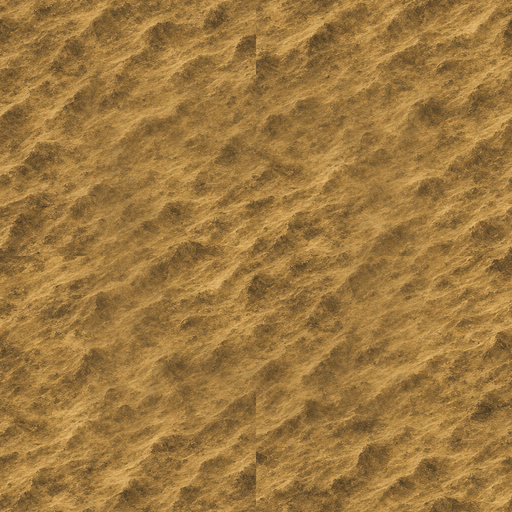
#> input picture assets/painted/ground/desert.png, 512 x 512 px, given in place of iso_tex_grass.png, which was not available
$ python compose.py ../../assets/painted/ground/desert.png ../../assets/painted/ground/floor.png
#> lines starting #> are read from the running program, lines starting #| are printed output that depends on the picture
### tools/hdart/style.py
"""Style packs: build the tile set from art images instead of drawing it in code.

A style pack is a folder of images. Every image is optional; whatever is missing is drawn by the
procedural generator as before.

Terrain textures (any size; a square from the middle is used, see `scale` below):
    grass.png         ground under every land tile
    grassland.png  plains.png  desert.png  tundra.png  arctic.png  swamp.png
    forest_floor.png  jungle_floor.png  hills_floor.png  rock.png (mountain ground)
    ocean.png         open water; shallows are lightened toward the coast
    sand.png          beaches
Feature sprites (on a transparent or plain background, which is removed):
    tree.png  jungle_tree.png  hill.png  mountain.png  city.png  hut.png
Unit sprites, named after the unit: settlers.png, militia.png, ... (see units.UNIT_NAMES)

pack.json (optional) sets how much of each texture image becomes one tile, for example
    {"scale": {"grassland": 0.25, "ocean": 0.4}}
where 0.25 means a tile shows a square a quarter as wide as the image. The default is 0.3.
"""

import json
import os
import numpy as np
from PIL import Image

PACK = None


class Pack:
    # [7 lines left out: function __init__, not called in this run]

    def has(self, name):
        return name in self.files

    # [10 lines left out: functions image, load, not called in this run]


def has(name):
    return PACK is not None and PACK.has(name)


# ---------- textures ----------

def seamless(img, size):
    """A square tile that repeats without seams, from the middle of an image.

    The tile is a blend of the crop and the same crop shifted by half its size: the shifted copy
    repeats seamlessly at the edges, and the unshifted one covers the shifted copy's seams in the middle.
    """
    a = np.asarray(img.resize((size, size), Image.LANCZOS).convert('RGBA'), dtype=np.float64)
    b = np.roll(np.roll(a, size // 2, 0), size // 2, 1)
    y, x = np.mgrid[0:size, 0:size] + 0.5
    # weight: 1 in the middle, 0 at the edges
    w = np.minimum(np.minimum(x, size - x), np.minimum(y, size - y)) / (size / 2)
    w = np.clip(w * 1.6 - 0.3, 0, 1)[..., None]
    w = w * w * (3 - 2 * w)
    out = a * w + b * (1 - w)
    out[..., 3] = 255
    return np.rint(out).astype(np.uint8)


# [99 lines left out: functions texture, remove_background, sprite, fit, paste, shadow, not called in this run]

### tools/isoproof/compose.py
"""Look proof for an isometric (rotated diamond) map view.

Composes one screen from the test scene: one shared warm olive ground for the land, with terrains told apart mostly by
what stands on them (dunes, reeds and pools, stones and lichen, trees, peaks, hills), fields, hamlets and roads around a
city, continuous rivers, a calm sea with foam only at the shore, and a city plate and flags. Everything is drawn back to
front at one scale: a tree clump fills about a tile, a city about two.

Usage: python3 compose.py THEME_DIR OUT.png
"""
import os
import sys
import numpy as np
from PIL import Image, ImageDraw, ImageFont
from scipy import ndimage

HERE = os.path.dirname(os.path.abspath(__file__))
sys.path.insert(0, os.path.join(HERE, '..', 'hdart'))
from painted_assets import cut_sprites, cut_object  # noqa: E402

SCENE = ["oooooooooooooooooooooo", "ooooaaaaaaaooooooooooo", "ooaattttttaaoooooooooo", "oogggttffffhhmmooooooo",
         "oogggggffffhmmmmoooooo", "ooggpggggfggghmmoooooo", "oogppgggggggggghoooooo", "ooddpggggggggfffjjoooo",
         "oodddpggggggffjjjjoooo", "ooodddgggggggjjjjooooo", "ooooddgggggggjjooooooo", "oooooooooooooooooooooo"]
# a river (over the ground of its cells) from the hills down to the sea, cell by cell
RIVER = [(12, 4), (12, 5), (11, 5), (11, 6), (10, 6), (10, 7), (9, 7), (9, 8), (8, 8), (8, 9), (8, 10), (8, 11)]
CITIES = [((5, 5), 'Kyoto', 5), ((10, 9), 'Nara', 3)]
ROAD = [(5, 5), (6, 6), (7, 6), (8, 7), (9, 8), (10, 9)]
# the ground of each terrain: one shared olive, nudged a little per terrain (multipliers on the olive base)
TINT = {'g': (1.00, 1.04, 0.92), 'r': (1.00, 1.04, 0.92), 'p': (1.10, 1.04, 0.80), 'd': (1.30, 1.20, 1.00),
        'f': (0.86, 0.94, 0.82), 'j': (0.86, 0.98, 0.80), 'h': (1.02, 0.98, 0.84), 'm': (0.98, 0.96, 0.92),
        't': (1.02, 1.00, 1.02), 's': (0.78, 0.88, 0.80), 'a': None, 'o': None}
TW, TH = 192, 96            # diamond tile size
W, H = 1280, 800
CITY = CITIES[0][0]
PLAYER = (196, 58, 44)      # the player's colour (flags, plate)


def at(x, y):
    if 0 <= y < len(SCENE) and 0 <= x < len(SCENE[0]):
        return SCENE[y][x]
    return 'o'


def noise(shape, scale, seed):
    rng = np.random.default_rng(seed)
    small = rng.random((shape[0] // scale + 2, shape[1] // scale + 2))
    return np.asarray(Image.fromarray((small * 255).astype(np.uint8)).resize((shape[1] + scale, shape[0] + scale), Image.BICUBIC),
                      dtype=np.float64)[:shape[0], :shape[1]] / 255


def calm(tex, mean, contrast):
    """A texture recoloured to a mean colour, its detail kept at a fraction of its contrast."""
    lum = tex.mean(-1, keepdims=True)
    return np.clip(np.array(mean, dtype=np.float64) + (lum - lum.mean()) * contrast, 0, 255)


def main(theme, out):
    gdir = os.path.join(theme, 'hd', 'painted', 'ground')
    raw = os.path.join(theme, 'raw-iso')
    import style
    seam = lambda path: np.asarray(Image.fromarray(style.seamless(Image.open(path).convert('RGB'), 1024)).convert('RGB').resize((512, 512), Image.LANCZOS), dtype=np.float64)
    load = lambda n: np.asarray(Image.open(os.path.join(gdir, n + '.png')).convert('RGB'), dtype=np.float64)
    grass = seam(os.path.join(raw, 'iso_tex_grass.png'))
#> in seamless, `out = a * w + b * (1 - w)`:
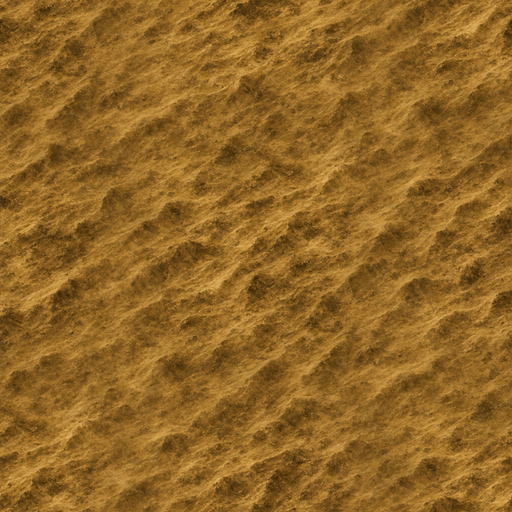
#> out: shape (1024, 1024, 4) float64 (shown at 1/2 size); mean R, G, B, A 158.4, 120.4, 63.8, 255; transparent parts drawn white
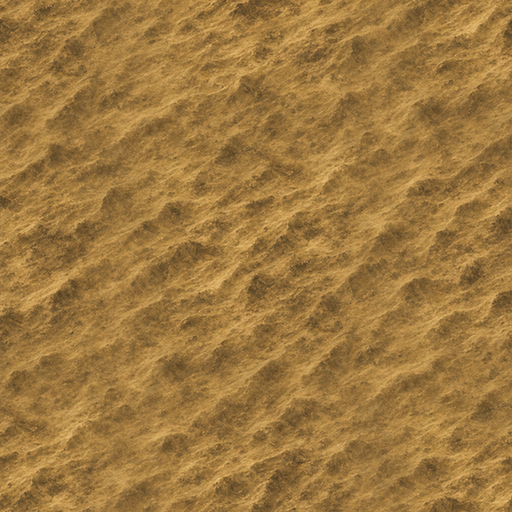
#> grass: shape (512, 512, 3) float64; mean of channels 0, 1, 2 158.4, 120.4, 63.8; drawn as R, G, B
    sand = seam(os.path.join(raw, 'iso_tex_sand.png'))
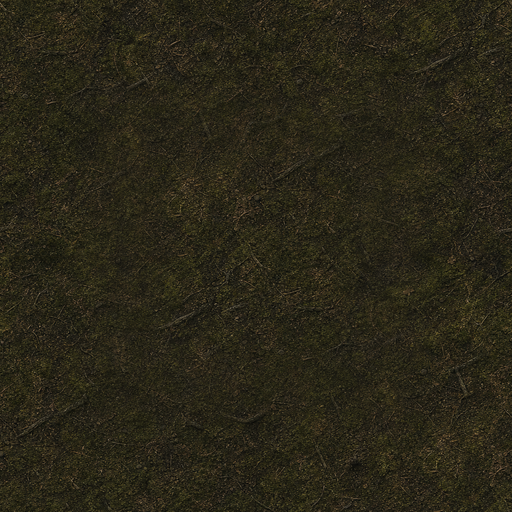
#> input picture assets/painted/ground/floor.png, 512 x 512 px, given in place of iso_tex_sand.png, which was not available
#> call 2 of seamless, with size = 1024
#> in seamless (call 2), `b = np.roll(np.roll(a, size // 2, 0), size // 2, 1)`:
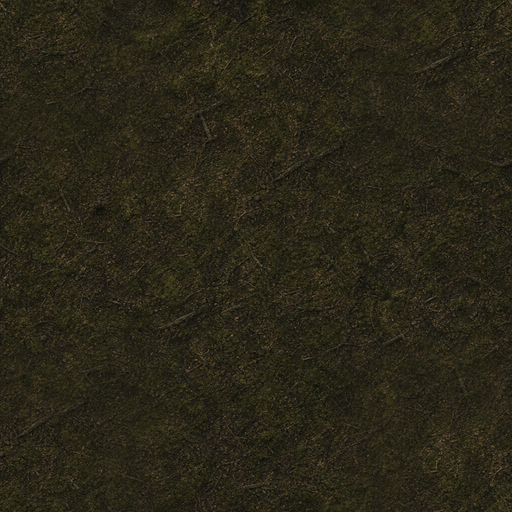
#> b: shape (1024, 1024, 4) float64 (shown at 1/2 size); mean R, G, B, A 41.6, 38, 23.5, 255
    snow = calm(load('snow'), (236, 234, 224), 1.0)
#> in calm, `return np.clip(np.array(mean, dtype=np.float64) + (lum - lum.mean()) *..`:
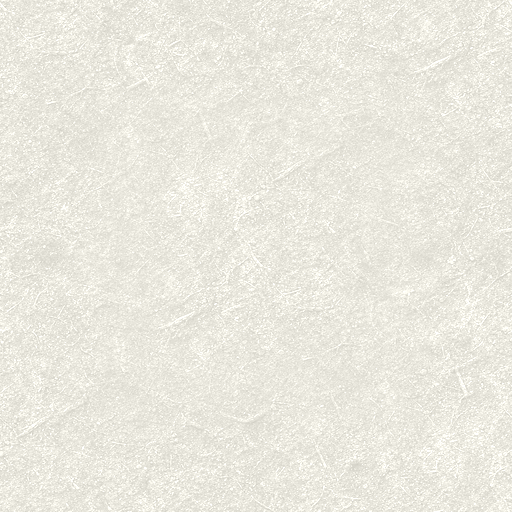
#> returned value: shape (512, 512, 3) float64; mean of channels 0, 1, 2 235.6, 233.7, 223.9; drawn as R, G, B
    sea = calm(load('ocean'), (52, 98, 116), 0.28)
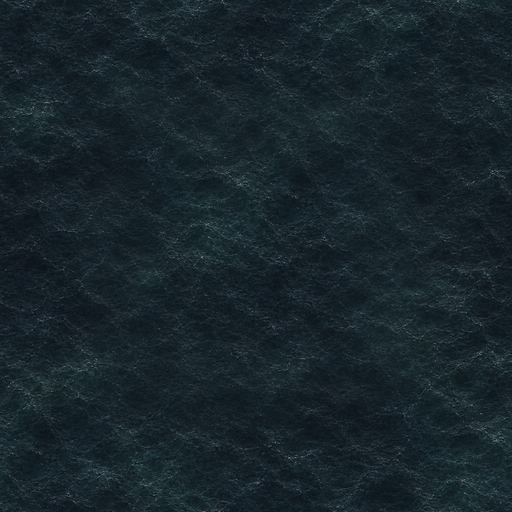
#> input picture assets/painted/ground/ocean.png, 512 x 512 px, found by its file name
#> call 2 of calm, with mean = (52, 98, 116), contrast = 0.28
#> in calm (call 2), `return np.clip(np.array(mean, dtype=np.float64) + (lum - lum.mean()) *..`:
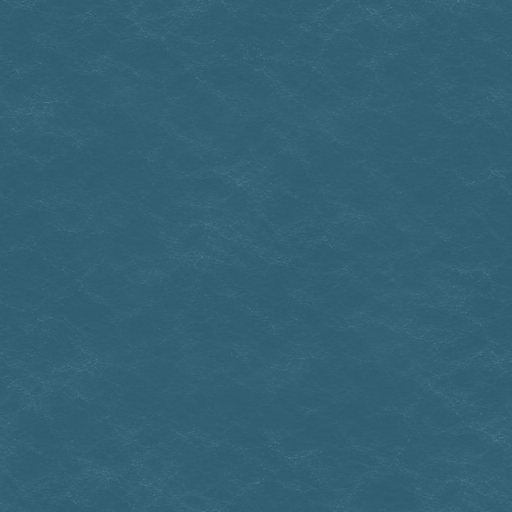
#> returned value: shape (512, 512, 3) float64; mean of channels 0, 1, 2 52, 98, 116; drawn as R, G, B
    shallow = calm(load('shallow'), (84, 142, 150), 0.35)
    # one inked grass for nearly all land, nudged per terrain; sand for desert, snow for ice
    ground_of = {'g': ('grass', (1.0, 1.0, 1.0)), 'p': ('grass', (1.10, 1.05, 0.82)), 'f': ('grass', (0.86, 0.94, 0.84)),
                 'j': ('grass', (0.86, 0.98, 0.82)), 'h': ('grass', (1.0, 0.97, 0.86)), 'm': ('grass', (0.96, 0.95, 0.92)),
                 't': ('grass', (1.02, 0.98, 1.04)), 's': ('grass', (0.80, 0.88, 0.82)), 'd': ('sand', (1, 1, 1)),
                 'a': ('snow', (1, 1, 1)), 'o': ('sea', (1, 1, 1))}

    def scr(x, y):
        return ox + (x - y) * TW / 2, oy + (x + y) * TH / 2
    ox, oy = 0, 0
    mid = ((CITIES[0][0][0] + CITIES[1][0][0]) / 2 + 0.5, (CITIES[0][0][1] + CITIES[1][0][1]) / 2 + 0.5)
    c = scr(*mid)
    ox, oy = W / 2 - c[0], H / 2 - c[1]

    yy, xx = np.mgrid[0:H, 0:W].astype(np.float64)
    wob = 0.3
    u = (xx - ox) / (TW / 2) + ((noise((H, W), 80, 1) - 0.5) * wob * 2) + ((noise((H, W), 24, 3) - 0.5) * wob * 0.6)
    v = (yy - oy) / (TH / 2) + ((noise((H, W), 80, 2) - 0.5) * wob * 2) + ((noise((H, W), 24, 4) - 0.5) * wob * 0.6)
    gx, gy = (u + v) / 2, (v - u) / 2
    ix, iy = np.floor(gx).astype(int), np.floor(gy).astype(int)
    # each pixel takes one terrain, the one its nearby cells vote for (rounded shapes, hard edges: no blur)
    letters = sorted(ground_of)
    votes = np.zeros((H, W, len(letters)))
    for dj in (-1, 0, 1):
        for di in (-1, 0, 1):
            cxs, cys = ix + di, iy + dj
            d = np.sqrt((gx - (cxs + 0.5)) ** 2 + (gy - (cys + 0.5)) ** 2)
            w = np.clip(1.2 - d * 1.15, 0, None) ** 3
            lab = np.vectorize(at)(cxs, cys)
            for k, ch in enumerate(letters):
                votes[..., k] += w * (lab == ch)
    label = np.array(letters)[votes.argmax(-1)]

    def sample(t):
        n = t.shape[0]
        return t[yy.astype(int) % n, xx.astype(int) % n]
    tex = {'grass': sample(grass), 'sand': sample(sand), 'snow': sample(snow), 'sea': sample(sea)}
    img = np.zeros((H, W, 3))
    group = np.empty((H, W), dtype=object)
    for ch, (name, tint) in ground_of.items():
        m = label == ch
        img[m] = tex[name][m] * np.array(tint)
    kind = np.vectorize(lambda ch: ground_of[ch][0])(label)
    water = kind == 'sea'
    dist = ndimage.distance_transform_edt(water)
    band = np.clip(1 - (dist - 2) / 30, 0, 1)[..., None] * water[..., None]
    img = img * (1 - band) + sample(shallow) * band
    foam = water & (np.abs(dist - 5) < 1.4) & (noise((H, W), 9, 5) > 0.45)
    img[foam] = img[foam] * 0.35 + np.array([236, 232, 214]) * 0.65
    # ink where two kinds of ground meet (and along the coast), like the outlines of the objects
    edge = np.zeros((H, W), dtype=bool)
    for dy_, dx_ in ((0, 1), (1, 0)):
        k2 = np.roll(np.roll(kind, -dy_, 0), -dx_, 1)
        edge |= (kind != k2)
    edge = ndimage.binary_dilation(edge, iterations=1)
    img[edge] = img[edge] * 0.25 + np.array([40, 34, 28]) * 0.75
    landd = ndimage.distance_transform_edt(~water)
    beach = (~water) & (landd < 5) & ~edge
    img[beach] = img[beach] * 0.55 + np.array([214, 198, 150]) * 0.45
    canvas = Image.fromarray(np.clip(img, 0, 255).astype(np.uint8)).convert('RGBA')
    dr = ImageDraw.Draw(canvas)

    def spline(points, steps=14):
        ctrl = [points[0]] + list(points) + [points[-1]]
        pts = []
        for i in range(1, len(ctrl) - 2):
            p0, p1, p2, p3 = ctrl[i - 1], ctrl[i], ctrl[i + 1], ctrl[i + 2]
            for t in np.linspace(0, 1, steps, endpoint=False):
                t2, t3 = t * t, t * t * t
                pts.append(tuple(0.5 * ((2 * p1) + (-p0 + p2) * t + (2 * p0 - 5 * p1 + 4 * p2 - p3) * t2 + (-p0 + 3 * p1 - 3 * p2 + p3) * t3)))
        pts.append(tuple(ctrl[-2]))
        return pts
    rng_r = np.random.default_rng(3)
    # the river winds from cell to cell, with bends between the centres, and runs into the sea
    rp = []
    for k, (x, y) in enumerate(RIVER):
        rp.append(np.array(scr(x + 0.5 + rng_r.uniform(-0.2, 0.2), y + 0.5 + rng_r.uniform(-0.2, 0.2))))
        if k + 1 < len(RIVER):
            nx, ny = RIVER[k + 1]
            m = np.array(scr((x + nx) / 2 + 0.5, (y + ny) / 2 + 0.5))
            side = np.array([-(m - rp[-1])[1], (m - rp[-1])[0]])
            side /= np.linalg.norm(side) + 1e-9
            rp.append(m + side * rng_r.uniform(-22, 22))
    river = spline(rp, 10)
    dr.line(river, fill=(214, 204, 168, 255), width=17, joint='curve')
    dr.line(river, fill=(40, 44, 52, 255), width=12, joint='curve')
    dr.line(river, fill=(86, 134, 160, 255), width=8, joint='curve')
    dr.line(river, fill=(176, 208, 222, 255), width=2, joint='curve')
    # the road between the cities: a wide cream path with a dark edge, curving
    road = [np.array(scr(x + 0.5, y + 0.5)) + np.array([rng_r.uniform(-14, 14), rng_r.uniform(-6, 6)]) for x, y in ROAD]
    road = spline(road, 12)
    dr.line(road, fill=(70, 56, 36, 255), width=20, joint='curve')
    dr.line(road, fill=(222, 204, 158, 255), width=14, joint='curve')

    names = ('trees', 'peaks', 'hills2', 'jungle', 'town', 'tufts', 'tundra', 'reeds', 'ice', 'dunes', 'plots', 'hamlet')
    sets = {n: cut_sprites(Image.open(os.path.join(raw, f'iso_{n}.png'))) for n in names}
    settler = cut_object(Image.open(os.path.join(theme, 'raw', 'unit_settlers.png')))
    warrior = cut_object(Image.open(os.path.join(theme, 'raw', 'unit_militia.png')))
    rng = np.random.default_rng(7)
    ground_items, items = [], []

    def pick(name):
        lst = sets[name]
        return lst[int(rng.integers(len(lst)))]

    def inside(x, y, m=0.18):
        return scr(x + rng.uniform(m, 1 - m), y + rng.uniform(m, 1 - m))
    city_cells = {c for c, _, _ in CITIES}
    road_cells, river_cells = set(ROAD), set(RIVER)
    near_city = {(x + dx, y + dy) for (x, y) in city_cells for dx in range(-2, 3) for dy in range(-2, 3)}
    for y in range(-3, len(SCENE) + 3):
        for x in range(-3, len(SCENE[0]) + 3):
            ch = at(x, y)
            if (x, y) in city_cells:
                continue
            if ch in 'gp' and (x, y) in near_city and (x, y) not in road_cells and (x, y) not in river_cells and rng.random() < 0.75:
                px, py = scr(x + 0.5, y + 0.5)
                ground_items.append((py, px, pick('plots'), TW * 0.98, TH * 0.98))
                if rng.random() < 0.35:
                    px, py = inside(x, y, 0.3)
                    items.append((py, px, pick('hamlet'), rng.uniform(44, 58)))
                continue
            if ch == 'f':
                for _ in range(11):
                    px, py = inside(x, y, 0.05)
                    items.append((py, px, pick('trees'), rng.uniform(150, 180)))
            elif ch == 'j':
                for _ in range(9):
                    px, py = inside(x, y, 0.05)
                    items.append((py, px, pick('jungle'), rng.uniform(150, 180)))
            elif ch == 'm':
                px, py = scr(x + 0.55, y + 0.6)
                items.append((py + 10, px, pick('peaks'), rng.uniform(230, 260)))
            elif ch == 'h':
                for _ in range(2):
                    px, py = inside(x, y, 0.25)
                    items.append((py + 8, px, pick('hills2'), rng.uniform(130, 160)))
            elif ch == 'd':
                for _ in range(int(rng.integers(2, 4))):
                    px, py = inside(x, y)
                    items.append((py, px, pick('dunes'), rng.uniform(70, 100)))
            elif ch == 's':
                for _ in range(int(rng.integers(6, 9))):
                    px, py = inside(x, y)
                    items.append((py, px, pick('reeds'), rng.uniform(30, 44)))
            elif ch == 't':
                for _ in range(int(rng.integers(5, 8))):
                    px, py = inside(x, y)
                    items.append((py, px, pick('tundra'), rng.uniform(22, 32)))
            elif ch == 'a':
                for _ in range(int(rng.integers(3, 5))):
                    px, py = inside(x, y)
                    items.append((py, px, pick('ice'), rng.uniform(50, 76)))
            elif ch in 'gp':
                # 2-4 small props per tile: bushes, a lone tree, rocks, now and then a cottage
                for _ in range(int(rng.integers(2, 5))):
                    px, py = inside(x, y, 0.1)
                    r = rng.random()
                    if r < 0.35:
                        items.append((py, px, sets['trees'][int(rng.integers(0, 4))], rng.uniform(40, 56)))
                    elif r < 0.75:
                        items.append((py, px, pick('tufts'), rng.uniform(22, 32)))
                    elif r < 0.93:
                        items.append((py, px, pick('tundra'), rng.uniform(20, 28)))
                    else:
                        items.append((py, px, pick('hamlet'), rng.uniform(40, 52)))

    plates = []
    for (cx_, cy_), name, size in CITIES:
        tx, ty = scr(cx_ + 0.5, cy_ + 0.5)
        items.append((ty + 30, tx, sets['town'][0 if size > 4 else 2], TW * 1.25))
        plates.append((tx, ty, name, size))
    units = [(settler, CITY[0] - 1, CITY[1] + 1), (warrior, CITIES[1][0][0] + 1, CITIES[1][0][1] - 1)]
    for spr, x, y in units:
        ux, uy = scr(x + 0.5, y + 0.5)
        items.append((uy + 20, ux, spr, None))

    for base, x, spr, w, h in ground_items:
        sp = spr.resize((int(w), int(h)), Image.LANCZOS)
        canvas.alpha_composite(sp, (int(x - sp.width / 2), int(base - sp.height / 2)))
    widest = {id(spr): max(o.width for o in lst) for lst in sets.values() for spr in lst}
    for base, x, spr, width in sorted(items, key=lambda t: t[0]):
        if width is None:
            # a unit stands about half as tall as a city
            k = 112 / spr.height
        else:
            k = width / widest.get(id(spr), spr.width)
        sp = spr.resize((max(1, int(spr.width * k)), max(1, int(spr.height * k))), Image.LANCZOS)
        canvas.alpha_composite(sp, (int(x - sp.width / 2), int(base - sp.height)))

    def flag(x, y, size, pole=1.9):
        d = ImageDraw.Draw(canvas)
        d.line([(x, y), (x, y - size * pole)], fill=(40, 34, 28, 255), width=max(3, size // 7))
        top = y - size * pole
        d.polygon([(x, top), (x + size * 1.2, top + size * 0.12), (x + size, top + size * 0.45), (x + size * 1.2, top + size * 0.8), (x, top + size * 0.7)],
                  fill=PLAYER + (255,), outline=(40, 34, 28, 255), width=2)
    for spr, x, y in units:
        ux, uy = scr(x + 0.5, y + 0.5)
        flag(ux - 34, uy - 52, 20)
    try:
        font = ImageFont.truetype('/usr/share/fonts/truetype/dejavu/DejaVuSerif-Bold.ttf', 22)
    except OSError:
        font = ImageFont.truetype('/usr/share/fonts/truetype/dejavu/DejaVuSans-Bold.ttf', 22)
    d = ImageDraw.Draw(canvas)
    for tx, ty, name, size in plates:
        flag(tx + 34, ty - 70, 30, 2.3)
        name_w = d.textlength(name, font=font)
        px0, py0 = tx - (name_w + 44) / 2, ty + 44
        d.rectangle([px0, py0, px0 + 32, py0 + 32], fill=PLAYER + (255,), outline=(40, 34, 28, 255), width=2)
        d.text((px0 + 16, py0 + 16), str(size), fill=(244, 236, 216, 255), font=font, anchor='mm')
        d.rectangle([px0 + 32, py0, px0 + 44 + name_w + 10, py0 + 32], fill=(240, 230, 204, 255), outline=(40, 34, 28, 255), width=2)
        d.text((px0 + 40, py0 + 16), name, fill=(40, 34, 28, 255), font=font, anchor='lm')
    canvas.convert('RGB').save(out)


if __name__ == '__main__':
#> (the run stopped early here; a loop or call above may not have finished)
